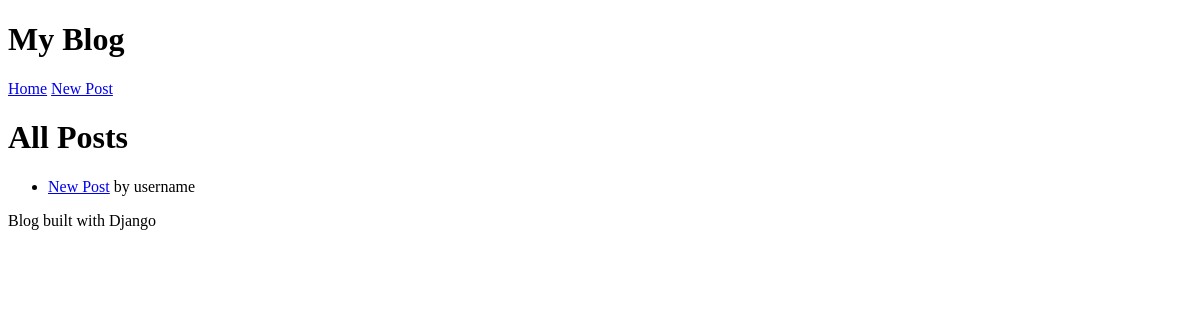
Before: / with the older database file.
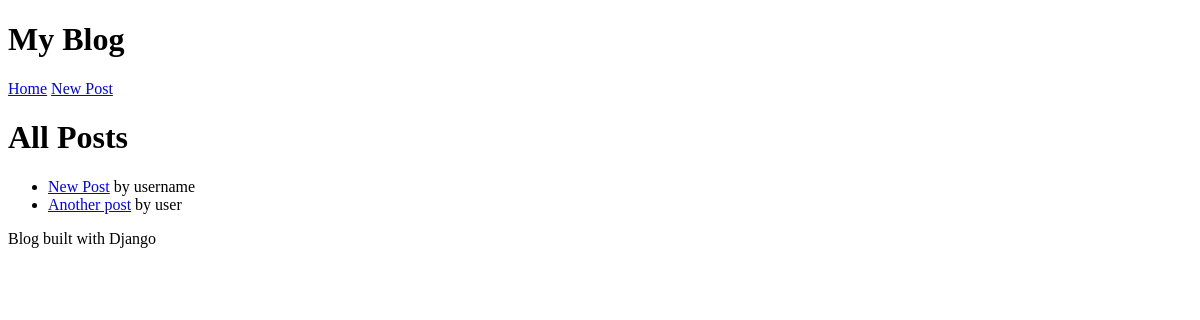
After: the same page with the newer database file.
### blog/models.py (models this page shows)
class Post(models.Model):
    user = models.ForeignKey(User, on_delete=models.CASCADE)
    title = models.CharField(max_length=200)
    topic = models.CharField(max_length=100)
    content = models.TextField()
    created_at = models.DateTimeField(auto_now_add=True)

### blog/views.py (the view)
# urls.py: path('', views.post_list, name='post_list'),
def post_list(request):
    posts = Post.objects.all()
    return render(request, 'blog/post_list.html', {'posts': posts})

### blog/templates/blog/post_list.html
{% extends "base.html" %}
{% block content %}
<h1>All Posts</h1>
<ul>
    {% for post in posts %}
    <li>
        <a href="{% url 'post_detail' post_id=post.id %}">{{ post.title }}</a>
        by {{ post.user.username }}
    </li>
    {% endfor %}
</ul>
{% endblock %}

### blog/templates/base.html (shortened to what this page needs)
<!DOCTYPE html>
<html>
<head>
</head>
<body>
    <header>
        <h1>My Blog</h1>
        <nav>
            <a href="{% url 'post_list' %}">Home</a>
            <a href="{% url 'post_new' %}">New Post</a>
        </nav>
    </header>
    <main>
        {% block content %}{% endblock %}
    </main>
    <footer>
        <p>Blog built with Django</p>
    </footer>
</body>
</html>

Changed rows visible on the page:
added Post: title "Another post", user.username "user"
